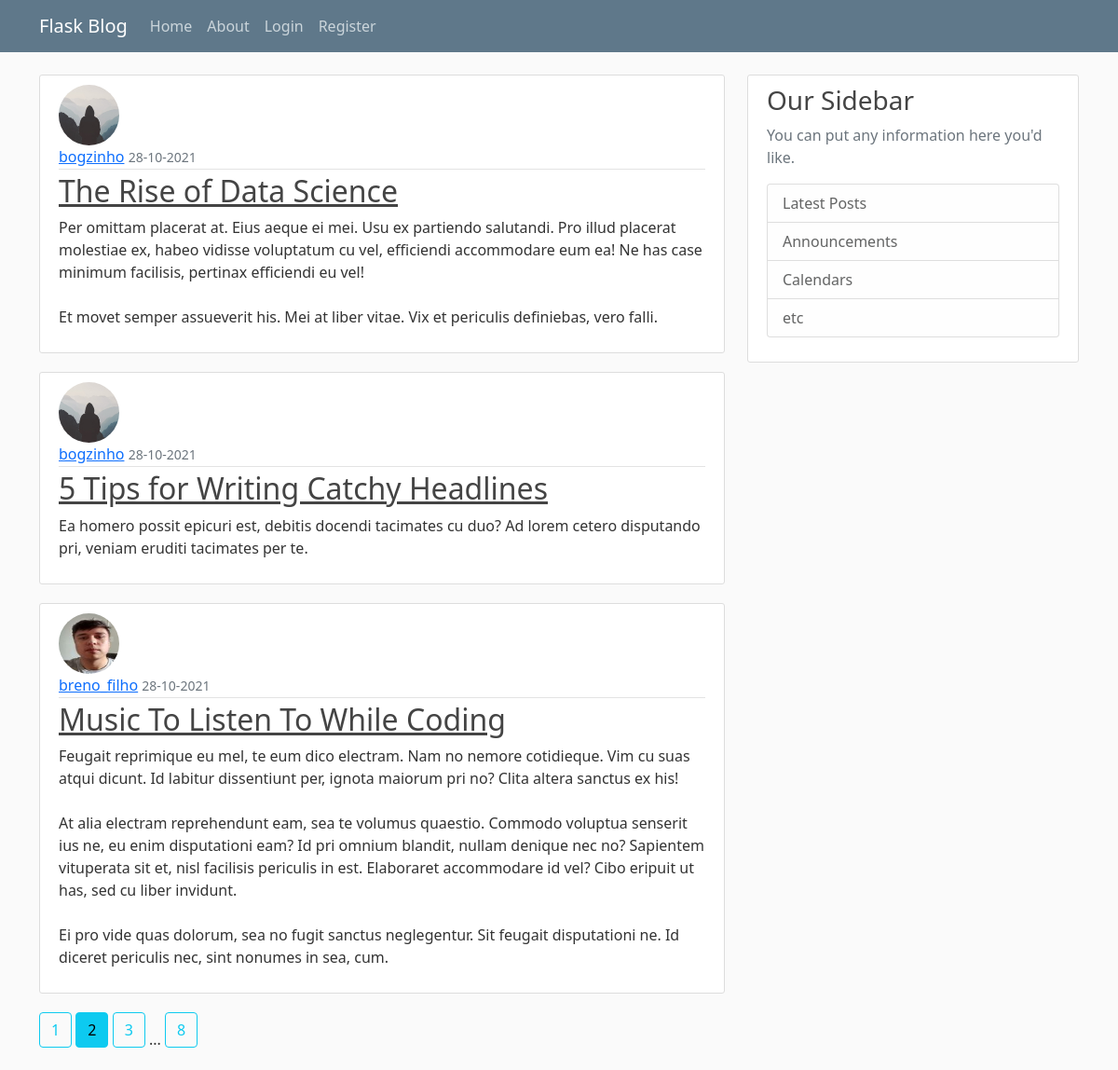
The page /home?page=2 on the database its author committed.
### mainapp/models.py (models this page shows, shortened)
class Post(db.Model):
    id = db.Column(db.Integer, primary_key=True)
    title = db.Column(db.String(100), nullable=False)
    date_posted = db.Column(db.DateTime, nullable=False,
                            default=datetime.utcnow)
    content = db.Column(db.Text, nullable=False)
    user_id = db.Column(db.Integer, db.ForeignKey('user.id'), nullable=False)

class User(db.Model, UserMixin):
    id = db.Column(db.Integer, primary_key=True)
    username = db.Column(db.String(20), unique=True, nullable=False)
    email = db.Column(db.String(120), unique=True, nullable=False)
    image_file = db.Column(db.String(20),
                           nullable=False, default='default.jpg')
    password = db.Column(db.String(60), nullable=False)
    posts = db.relationship('Post', backref='author', lazy=True)

### mainapp/main/routes.py (the view)
@main.route('/')
@main.route('/home')
def home():
    page = request.args.get('page', 1, type=int)
    posts = Post.query.order_by(Post.date_posted.desc())\
        .paginate(page=page, per_page=3)
    return render_template('home.html', posts=posts, title='Home')

### mainapp/templates/home.html
{% extends "base.html" %}
{% block content %}
    {% for post in posts.items %}
        <article class="media content-section">
            <img src="{{ url_for('static', filename='profile_pics/' + post.author.image_file) }}" class="rounded-circle article-img">
            <div class="media-body">
            <div class="article-metadata">
                <a class="mr-2" href="{{ url_for('users.user_posts', username=post.author.username) }}">{{ post.author.username }}</a>
                <small class="text-muted">{{ post.date_posted.strftime('%d-%m-%Y') }}</small>
            </div>
            <h2><a class="article-title" href="{{ url_for('posts.post', post_id=post.id) }}">{{ post.title }}</a></h2>
            <p class="article-content">{{ post.content }}</p>
            </div>
        </article>
    {% endfor %}
    {% for page_num in posts.iter_pages(left_edge=1, right_edge=1, left_current=1, right_current=2) %}
        {% if page_num %}
         {% if posts.page == page_num %}
            <a class="btn btn-info mb-4" href="{{ url_for('main.home', page=page_num) }}">{{ page_num }}</a>
        {% else %}
            <a class="btn btn-outline-info mb-4" href="{{ url_for('main.home', page=page_num) }}">{{ page_num }}</a>
        {% endif %}
        {% else %}
        ...
        {% endif %}
    {% endfor %}
{% endblock content %}

### mainapp/static/main.css (style rules this page uses)
body { background: #fafafa; color: #333333; margin-top: 5rem; }
h1, h2, h3, h4, h5, h6 { color: #444444; }
.content-section { background: #ffffff; padding: 10px 20px; border: 1px solid #dddddd; border-radius: 3px; margin-bottom: 20px; }
.article-title { color: #444444; }
.article-content { white-space: pre-line; }
.article-img { height: 65px; width: 65px; margin-right: 16px; }
.article-metadata { padding-bottom: 1px; margin-bottom: 4px; border-bottom: 1px solid #e3e3e3 }

### rows shown on the page
Post: image_file (placeholder picture), author.username "bogzinho", date_posted "28-10-2021", title "The Rise of Data Science", content "Per omittam placerat at. Eius aeque ei mei. Usu ex partiendo salutandi. Pro illud placerat molestiae ex, habeo vidisse voluptatum cu vel, efficiendi accommodare eum ea! Ne has case minimum facilisis, pertinax efficiendi eu vel! Et movet semper assueverit his. Mei at liber vitae. Vix et periculis definiebas, vero falli."
Post: image_file (placeholder picture), author.username "bogzinho", date_posted "28-10-2021", title "5 Tips for Writing Catchy Headlines", content "Ea homero possit epicuri est, debitis docendi tacimates cu duo? Ad lorem cetero disputando pri, veniam eruditi tacimates per te."
Post: image_file (picture), author.username "breno_filho", date_posted "28-10-2021", title "Music To Listen To While Coding", content "Feugait reprimique eu mel, te eum dico electram. Nam no nemore cotidieque. Vim cu suas atqui dicunt. Id labitur dissentiunt per, ignota maiorum pri no? Clita altera sanctus ex his! At alia electram reprehendunt eam, sea te volumus quaestio. Commodo voluptua senserit ius ne, eu enim disputationi eam? Id pri omnium blandit, nullam denique nec no? Sapientem vituperata sit et, nisl facilisis periculis in est. Elaboraret accommodare id vel? Cibo eripuit ut has, sed cu liber invidunt. Ei pro vide quas dolorum, sea no fugit sanctus neglegentur. Sit feugait disputationi ne. Id diceret periculis nec, sint nonumes in sea, cum."

### other values the page prints
{{ page_num }} "1" "3" "8"
{{ page_num }} "2"
